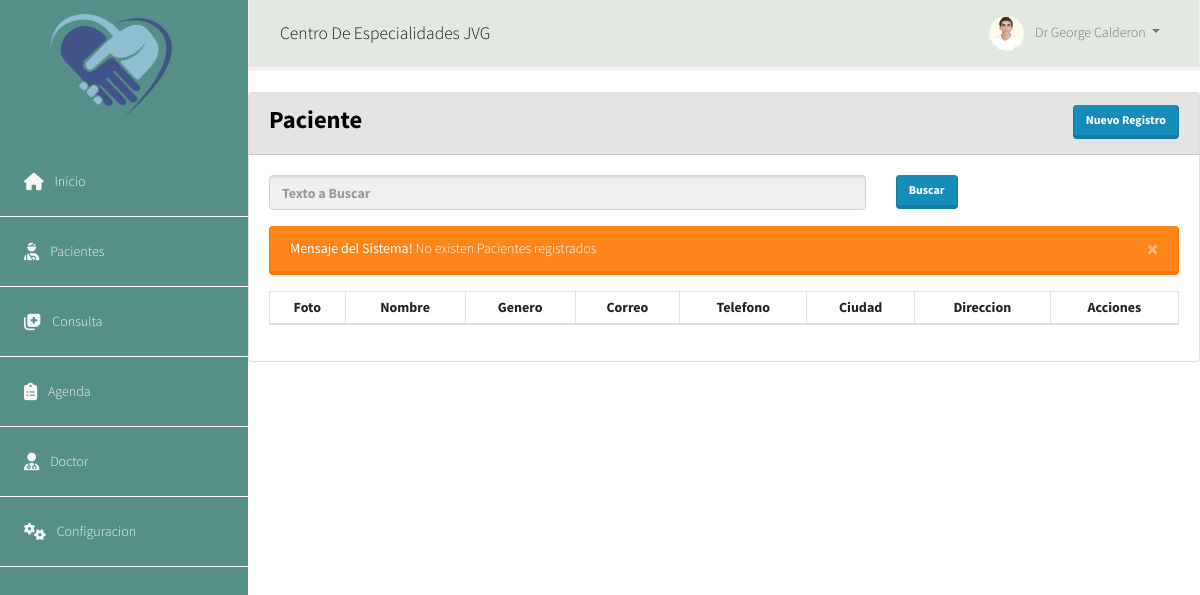
Page /base/paciente/ on the earlier database version.
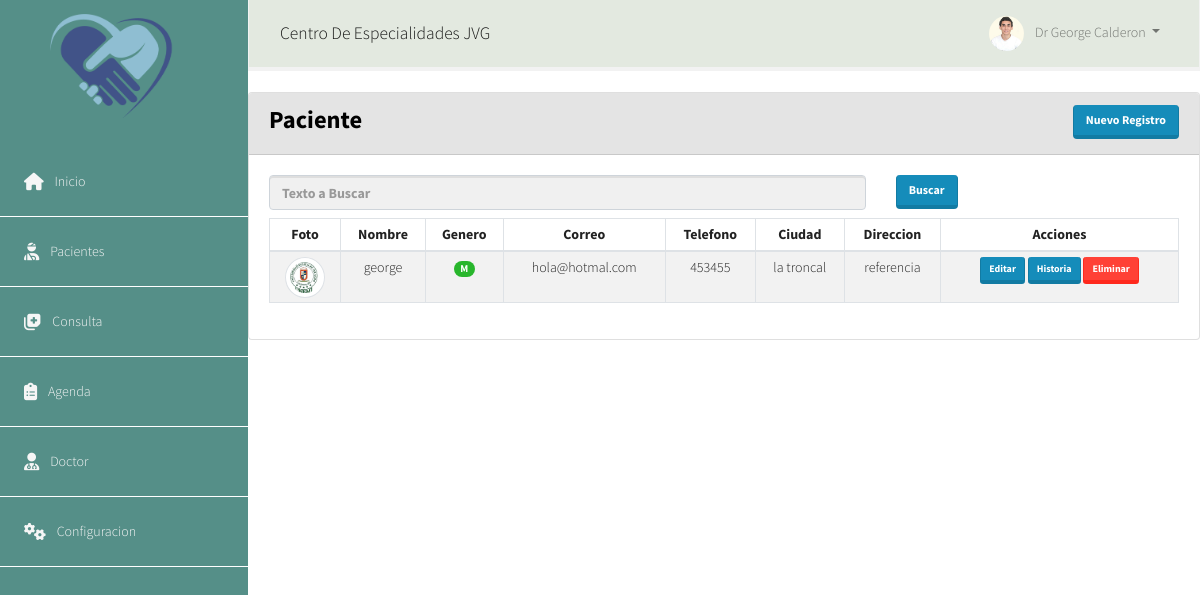
Same page on the later database version.
### appcore/models.py (models this page shows, shortened)
class Persona(models.Model):
    tipo_sexo = (('N', 'Ninguno'), ('M', 'Masculino'), ('F', 'Femenino'))
    estado_civil = (('S', 'Soltero'), ('C', 'Casado'),
                    ('D', 'Divorciado'), ('V', 'Viudo'), ('U', 'Union'))
    cedula = models.CharField('Cedula', max_length=13, unique=True)
    nombre = models.CharField(max_length=100, verbose_name='Nombres')
    apellido = models.CharField(max_length=100, verbose_name='Apellidos')
    nacimiento = models.DateField('Fecha Nacimiento', blank=True, null=True)
    sexo = models.CharField('sexo', choices=tipo_sexo,
                            default='N', max_length=1)
    civil = models.CharField(
        'Estado civil', choices=estado_civil, default='S', max_length=1)
    profesion = models.ManyToManyField(Profesion)
    titulo = models.ManyToManyField(Titulo)
    provincia = models.ForeignKey(
        Provincia, on_delete=models.PROTECT, blank=True, null=True)
    ciudad = models.ForeignKey(
        Ciudad, on_delete=models.PROTECT, blank=True, null=True)
    direccion = models.CharField(
        'Direccion', max_length=100, blank=True, null=True)
    telefono = models.CharField(
        'Telefono', max_length=100, blank=True, null=True)
    email = models.EmailField('Correo', max_length=100, blank=True, null=True)
    foto = models.ImageField('Foto', upload_to='fotos/', blank=True, null=True)
    class Meta:
        abstract = True

class Paciente(Persona):
    sangre = models.ForeignKey(
        Sangre, on_delete=models.PROTECT, blank=True, null=True)
    hijos = models.IntegerField('No.hijos', default=0)
    estado = models.BooleanField(default=True)
    class Meta:
        verbose_name = 'Paciente'
        verbose_name_plural = 'Pacientes'

class Ciudad(models.Model):
    provincia = models.ForeignKey(Provincia, on_delete=models.PROTECT)
    descripcion = models.CharField(verbose_name='Descripcion', max_length=100)
    estado = models.BooleanField(default=True)
    class Meta:
        verbose_name = 'Ciudad'
        verbose_name_plural = 'Ciudades'
    def __str__(self):
        return '{}'.format(self.descripcion)

### appcore/views.py (the view)
# urls.py: path('paciente/', PacienteView.as_view(), name='paciente'),
class PacienteView(ListView):
    model = Paciente
    template_name = "core/paciente.html"
    context_object_name = "pacientes"
    paginate_by = 7
    def get_queryset(self):
        nombre = self.request.GET.get(
            'nombre') if self.request.GET.get('nombre') else ''
        return self.model.objects.filter(nombre__icontains=nombre, estado=True)
    def get_context_data(self, **kwargs):
        context = super().get_context_data(**kwargs)
        context['nombre'] = self.request.GET.get(
            'nombre') if self.request.GET.get('nombre') else ''
        context['titulo'] = "Consulta de pacientes"
        return context

### templates/core/paciente.html (shortened to what the changed rows need)
{% extends 'menu.html' %}
{% block main %}
{% load static %}
<class class="container-fluid">
    <div class="card">
        <div class="card-body">
            <div class="row pt-2">
                <div class="col table-responsive">
                    <table class="table table-striped table-hover table-sm  table-bordered ">
                        <thead>
                            <tr>
                                <th class="text-center">Foto</th>
                                <th class="text-center">Nombre</th>
                                <th class="text-center">Genero</th>
                                <th class="text-center">Correo</th>
                                <th class="text-center">Telefono</th>
                                <th class="text-center">Ciudad</th>
                                <th class="text-center">Direccion</th>
                                <th class="text-center">Acciones</th>
                            </tr>
                        </thead>
                        <tbody id="tabla">
                            {% for paciente in pacientes%}
                            <tr>
                                {% if paciente.foto %}
                                <td class="text-center"><img src="{{paciente.foto.url}}"
                                        class="img-thumbnail rounded-circle" width="40px">
                                </td>
                                {% else %}
                                <td class="text-center"><img src="/media/fotos/sn.png"
                                        class="img-thumbnail rounded-circle" width="40px">
                                </td>
                                {% endif %}
                                <td class="text-center"><span>{{paciente.nombre}}</span> </td>
                                {% if paciente.sexo == 'M' %}
                                <td class="text-center"><span
                                        class="badge badge-pill badge-success">{{paciente.sexo}}</span>
                                </td>
                                {% else %}
                                <td class="text-center"><span
                                        class="badge badge-pill badge-danger">{{paciente.sexo}}</span>
                                </td>
                                {% endif %}
                                <td class="text-center">{{paciente.email}}</td>
                                <td class="text-center">{{paciente.telefono}}</td>
                                <td class="text-center">{{paciente.ciudad}}</td>
                                <td class="text-center">{{paciente.direccion}}</td>
                                <td class="text-center"><a class="btn btn-primary btn-sm"
                                        href="{% url 'base:editar_paciente' paciente.id %}">Editar</a>
                                    <a class="btn btn-primary btn-sm" href="#">Historia</a>
                                    <a rel="action" data-json='{"accion":"elim" ,"id":"{{paciente.id}}"}'
                                        class="btn btn-danger btn-sm" href="#">Eliminar</a>
                                </td>
                            </tr>
                            {% empty %}
                            <div class="alert alert-warning alert-dismissible fade show mt-2" role="alert">
                                <strong>Mensaje del Sistema!</strong> No existen Pacientes registrados
                                <button type="button" class="close" data-dismiss="alert" aria-label="Close">
                                    <span aria-hidden="true">&times;</span>
                                </button>
                            </div>
                            {% endfor %}
                        </tbody>
                    </table>
                </div>
            </div>
        </div>
    </div>
</class>
{% endblock %}

Differences in the rows shown:
added Paciente: foto (picture), nombre "george", sexo "M", email "hola@hotmal.com", telefono "453455", ciudad "la troncal", direccion "referencia"
Other differences:
text no longer shown: "Mensaje del Sistema! No existen Pacientes registrados ×"
